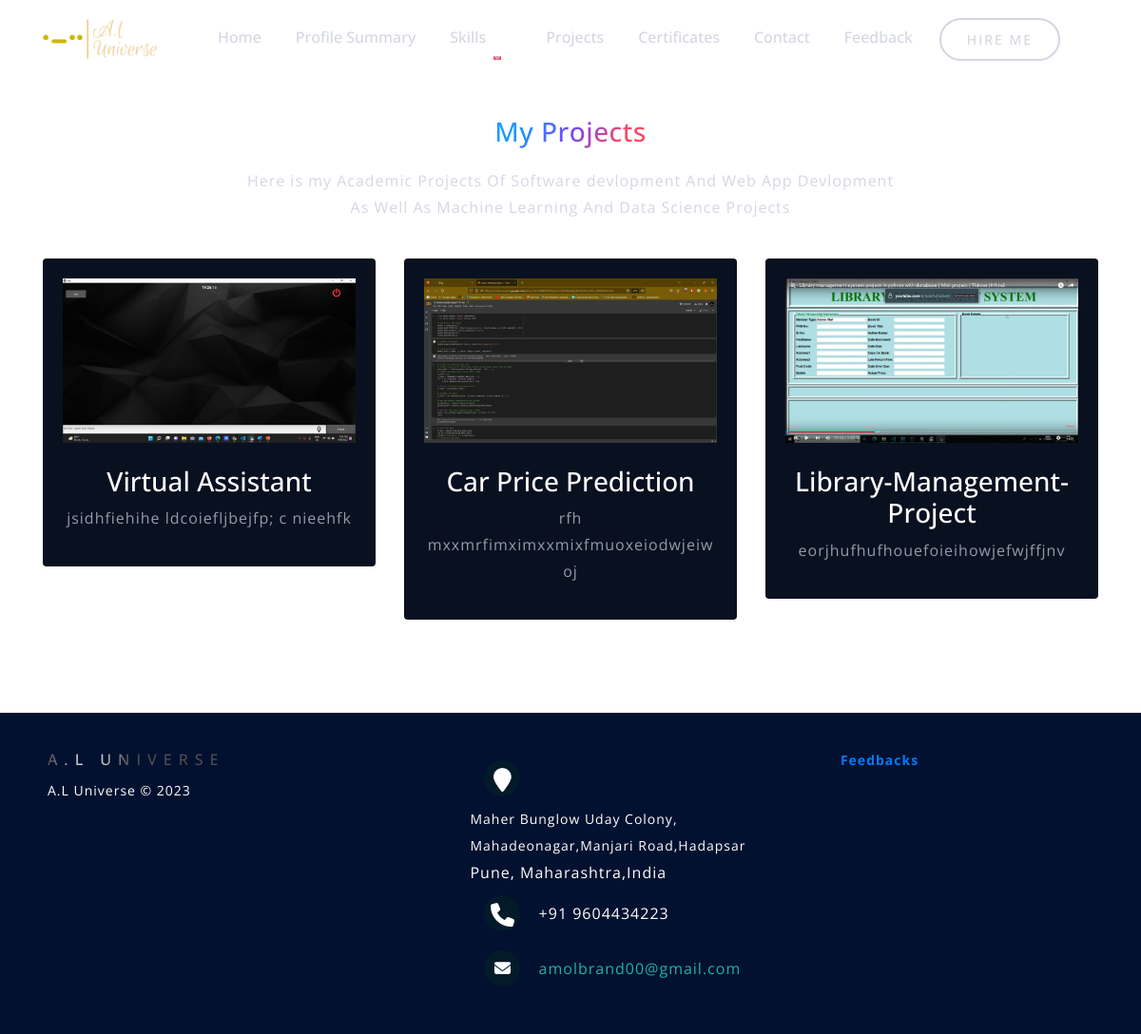
The app's page /project, older data.
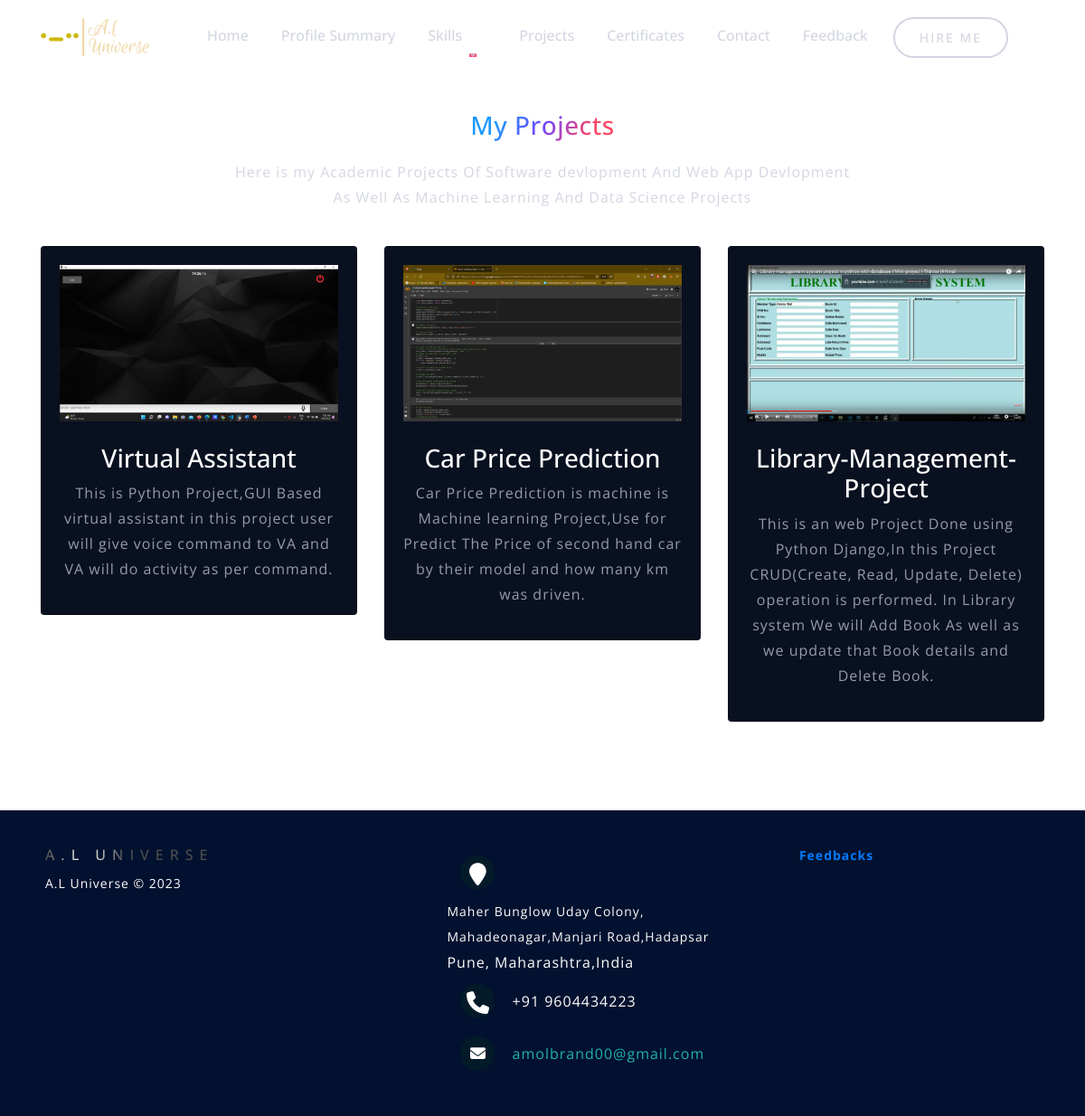
The same page, newer data.
### PF/models.py (models this page shows, shortened)
class Project(models.Model):
    title = models.CharField(max_length=200)
    description = models.TextField()
    image = models.ImageField(upload_to='images/')
    url = models.URLField(blank=True)

### PF/views.py (the view)
# urls.py: path('project',views.project,name='project'),
def project(request):
    projects = Project.objects.all()
    return render(request, 'project.html', {'projects': projects})

### PF/templates/project.html (shortened to what this page needs)
{% extends 'base.html' %}
{% block body %}
<br>
<br>
<br>
<section id="services" class="services_wrapper">
    <div class="container">
        <div class="row">
            <div class="col-sm-12 text-center mb-4">
                <span class="subtitle"><h3>My Projects</h3></span>
                <p>Here is my Academic Projects Of Software devlopment And Web App Devlopment<br class="d-none d-md-block">
                    As Well As Machine Learning And Data Science Projects</p>
            </div>
        </div>
        <div class="row">
            {% for project in projects %}
            <div class="col-lg-4 col-md-6 mb-4">
                <div class="card">
                    <div class="card-body text-md-start text-center">
                        {% if project.image %}
                        <img src="{{project.image.url}}" alt="service" class="img-fluid mb-4">
                        {% endif %}
                        <h3>{{project.title}}</h3>
                        <p>{{project.description}}</p>
                    </div>
                </div>
            </div>
            {% endfor %}
        </div>
    </div>
  </section>
{% endblock body %}

### PF/templates/base.html (shortened to what this page needs)
<!doctype html>
<html lang="en">
  <head>
    <link rel="stylesheet" href="static\style.css">
    <link rel="stylesheet" href="static\footer.css">
    <link rel="stylesheet" href="https://cdn.jsdelivr.net/npm/bootstrap@4.6.2/dist/css/bootstrap.min.css">
    <link rel="stylesheet" href="https://cdnjs.cloudflare.com/ajax/libs/font-awesome/6.2.0/css/all.min.css" />
  </head>
  <body class="bg-image" style="background-image:url('https://images.unsplash.com/photo-1531297484001-80022131f5a1?ixlib=rb-4.0.3&ixid=MnwxMjA3fDB8MHxzZWFyY2h8M3x8cG9ydGZvbGlvJTIwYmFja2dyb3VuZHxlbnwwfHwwfHw%3D&w=1000&q=80') ;background-attachment: fixed; background-repeat: no-repeat; background-size: cover;">
    <header class="header_wrapper">
      <nav class="navbar navbar-expand-lg fixed-top">
          <div class="container">
              <a class="navbar-brand" href="#">
                  <img src="static\images\download.png" class="img-fluid" alt="logo">
              </a>
              <div class="collapse navbar-collapse justify-content-lg-center" id="navbarNav">
                  <ul class="navbar-nav menu-navbar-nav">
                      <li class="nav-item">
                          <a class="nav-link "  href="/">Home</a>
                      </li>
                      <li class="nav-item">
                          <a class="nav-link" href="/ps">Profile Summary</a>
                      </li>
                      <div class="btn-group droprdown nav-item">
                        <a class="nav-link" href="/ps#drop">Skills</a>
                       <button type="button" class="btn nav-item nav-link dropdown-toggle dropdown-toggle-split" data-toggle="dropdown" aria-haspopup="true" aria-expanded="false" ">
                      </button>
                      </div>
                      <li class="nav-item">
                        <a class="nav-link" href="/project">Projects</a>
                      </li>
                      <li class="nav-item">
                        <a class="nav-link" href="/cert">Certificates</a>
                      </li>
                      <li class="nav-item">
                        <a class="nav-link" href="/hireme">Contact</a>
                      </li>
                      <li class="nav-item">
                        <a class="nav-link" href="/feedbacks">Feedback</a>
                      </li>
                      <li class="nav-item mt-3 mt-lg-0">
                          <a class="main-btn" href="/hireme2">Hire Me</a>
                      </li>
                  </ul>
              </div>
          </div>
      </nav>
  </header>
     {% block body %}{% endblock body %}
     <br style="color:white;">
     <footer class="footer-distributed">
      <div class="footer-left">
        <h6>A.L Universe</h6>
        <p class="footer-company-name" style="color:white;">A.L Universe © 2023</p>
      </div>
      <div class="footer-center">
        <div>
          <i class="fa fa-map-marker"></i>
               <p><span>Maher Bunglow Uday Colony, Mahadeonagar,Manjari Road,Hadapsar</span> Pune, Maharashtra,India</p>
        </div>
        <div>
          <i class="fa fa-phone"></i>
          <p>+91 9604434223</p>
        </div>
        <div>
          <i class="fa fa-envelope"></i>
          <p><a href="mailto:support@company.com">amolbrand00@gmail.com</a></p>
        </div>
      </div>
      <div class="footer-right">
        <p class="footer-company-about">
          <span><a href="/feedback_view">Feedbacks</a></span>
      </div>
    </footer>
</body>
</html>

### PF/static/style.css (style rules this page uses)
* { box-sizing: border-box; margin: 0; padding: 0; }
:root { --primary-color: #FD4766; --secondary-color: #0e1525; --bg-dark-blue: #091020; --bg-white: #fff; --gray-color: #c6c9d8bf; --gradient-color: linear-gradient(-224deg, var(--primary-color) 0, #337DFF 100%); --gradient-text: linear-gradient(120deg, #1C99FE 20.69%, #7644FF 50.19%, var(--primary-color) 79.69%); filter: progid:DXImageTransform.Microsoft.gradient(startColorstr='var(--primary-color)', endColorstr='var(--secondary-color)', GradientType=1); --primary-font:'Poppins', sans-serif; --primary-text: #FD4766; --text-gray: #c6c9d8bf; --text-white: #fff; }
body { font-family: var(--primary-font); background-color: var(--secondary-color); }
a { text-decoration: none; }
section { padding: 50px 0; }
.main-btn { display: inline-block; border-radius: 50px; transition: all .4s ease-in-out; padding: 10px 27px; background-color: transparent; border: 2px solid var(--gray-color); color: var(--text-gray); font-weight: 500; font-size: 14px; text-transform: uppercase; letter-spacing: 2px; text-decoration: none; }
h3 { margin-bottom: 19px; font-weight: 600; font-size: 20px; color: var(--text-white); }
h6 { color: var(--text-gray); font-size: 15px; font-weight:bolder; text-transform: uppercase; letter-spacing: 7px; cursor: pointer; display: block; margin-bottom: 20px; }
h6 { background: linear-gradient(to right, hsl(0, 0%, 30%) 0, hsl(0, 0%, 100%) 10%, hsl(0, 0%, 30%) 20%); -webkit-background-clip: text; -webkit-text-fill-color: transparent; animation: shine 4s infinite forwards; }
p { color: var(--text-gray); font-size: 16px; line-height: 28px; letter-spacing: 1px; font-weight: 400; }
.subtitle { display: inline-block; font-weight: 600; letter-spacing: 0.5px; line-height: 18px; font-size: 16px; margin-bottom: 12px; background: var(--primary-color); background: var(--gradient-text); -webkit-background-clip: text; -webkit-text-fill-color: transparent; }
input:hover, input:focus, textarea:focus, textarea:hover, button { outline: none !important; box-shadow: none !important; }
.header_wrapper .navbar { padding:15px 0; -webkit-transition: all .2s linear; -o-transition: all .2s linear; transition: all .2s linear; }
.header_wrapper .navbar-brand img { max-width: 120px; height: auto; }
.header_wrapper .nav-item { margin: 0 10px; }
.header_wrapper .nav-item .nav-link { position: relative; font-size: 16px; font-weight: 500; color: var(--text-gray); display:inline-block; }
.header_wrapper .nav-item .nav-link::after { position: absolute; content: ""; left: 0; width: 0; height: 2px; background: var(--primary-color); transition: 0.3s; bottom: 0; }
.services_wrapper .card { background-color: var(--bg-dark-blue); cursor: pointer; transition: transform 0.65s cubic-bezier(0.05, 0.2, 0.1, 1); box-shadow: 0.65s cubic-bezier(0.05, 0.2, 0.1, 1); }

### PF/static/footer.css (style rules this page uses)
* { font-family: Open Sans; }
.footer-distributed { background: rgb(2, 17, 47); box-shadow: 0 1px 1px 0 rgba(0, 0, 0, 0.12); box-sizing: border-box; width: 100%; text-align: left; font: bold 16px sans-serif; padding: 40px 50px; }
.footer-distributed .footer-left, .footer-distributed .footer-center, .footer-distributed .footer-right { display: inline-block; vertical-align: top; }
.footer-distributed .footer-left { width: 40%; }
.footer-distributed .footer-company-name { color: #222; font-size: 14px; font-weight: normal; margin: 0; }
.footer-distributed .footer-center { width: 35%; }
.footer-distributed .footer-center i { background-color: #031a29; color: #ffffff; font-size: 25px; width: 38px; height: 38px; border-radius: 50%; text-align: center; line-height: 42px; margin: 10px 15px; vertical-align: middle; }
.footer-distributed .footer-center i.fa-envelope { font-size: 17px; line-height: 38px; }
.footer-distributed .footer-center p { display: inline-block; color: #ffffff; font-weight:400; vertical-align: middle; margin:0; }
.footer-distributed .footer-center p span { display:block; font-weight: normal; font-size:14px; line-height:2; }
.footer-distributed .footer-center p a { color: lightseagreen; text-decoration: none;; }
.footer-distributed .footer-right { width: 20%; }
.footer-distributed .footer-company-about { line-height: 20px; color: #92999f; font-size: 13px; font-weight: normal; margin: 0; }
.footer-distributed .footer-company-about span { display: block; color: #ffffff; font-size: 14px; font-weight: bold; margin-bottom: 20px; }

Row changes from the older to the newer data that the page shows:
changed Project "Virtual Assistant": description "jsidhfiehihe ldcoiefljbejfp; c nieehfk" → "This is Python Project,GUI Based virtual assistant in this project user will give voice command to VA and VA will do activity as per command."
changed Project "Car Price Prediction": description "rfh mxxmrfimximxxmixfmuoxeiodwjeiwoj" → "Car Price Prediction is machine is Machine learning Project,Use for Predict The Price of second hand car by their model and how many km was driven."
changed Project "Library-Management-Project": description "eorjhufhufhouefoieihowjefwjffjnv" → "This is an web Project Done using Python Django,In this Project CRUD(Create, Read, Update, Delete) operation is performed. In Library system We will Add Book As well as we update that Book details and Delete Book."
